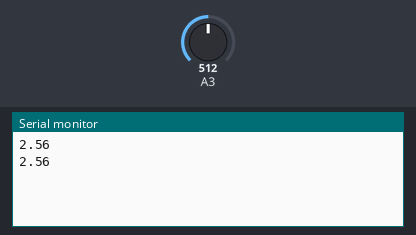
Recording of a sketch running on a simulated Arduino Uno, built with avr-gcc and run on an emulated ATmega328P. Parts: the last lines printed to the serial monitor. The inputs (shaded band) are chosen by the test bench; at power-on: A3 = 512.

Above: at 1.8 s.
1.9 s: A3 set to 716
At 2.5 s:
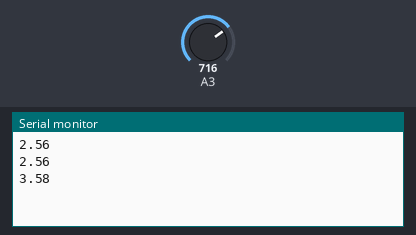
3.4 s: A3 set to 900
At 4.8 s:
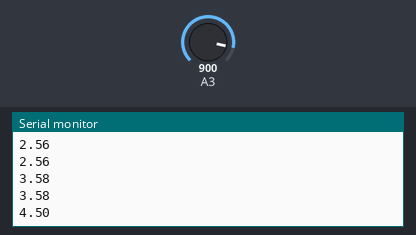
Timing chart, 0 to 6.4 s (numbered marks = the images above; inputs shaded):
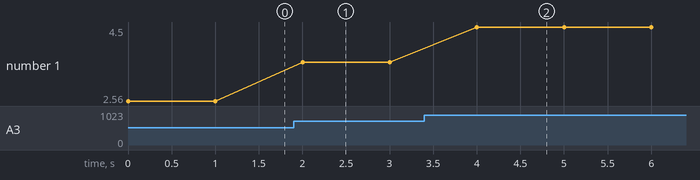

Measured:
- after the input at 1.9 s, the serial monitor: prints a new line after 0.10 s (image 1)
- after the input at 3.4 s, the serial monitor: prints a new line after 0.60 s (image 2)
- plotted number 1: 2.56 → 3.58 after the input at 1.9 s, 3.58 → 4.5 after the input at 3.4 s

The sketch:

testBatteryLevel.ino
```cpp
void setup() {
  pinMode(A3, INPUT);
  analogReference(INTERNAL);
  Serial.begin(9600);
}

void loop() {
  double value = analogRead(A3);
  Serial.println(value * 0.005);
  delay(1000);
}
```
